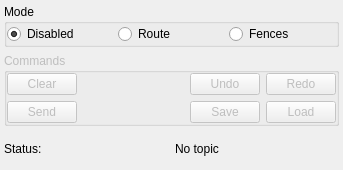
<?xml version="1.0" encoding="UTF-8"?>
<ui version="4.0">
 <class>grape_plan_route_config</class>
 <widget class="QWidget" name="grape_plan_route_config">
  <property name="geometry">
   <rect>
    <x>0</x>
    <y>0</y>
    <width>343</width>
    <height>170</height>
   </rect>
  </property>
  <property name="windowTitle">
   <string>Form</string>
  </property>
  <property name="styleSheet">
   <string notr="true"/>
  </property>
  <layout class="QVBoxLayout" name="verticalLayout">
   <property name="leftMargin">
    <number>4</number>
   </property>
   <property name="topMargin">
    <number>4</number>
   </property>
   <property name="rightMargin">
    <number>4</number>
   </property>
   <property name="bottomMargin">
    <number>4</number>
   </property>
   <item>
    <widget class="QGroupBox" name="groupBox">
     <property name="title">
      <string>Mode</string>
     </property>
     <layout class="QHBoxLayout" name="horizontalLayout_4">
      <property name="spacing">
       <number>4</number>
      </property>
      <property name="leftMargin">
       <number>0</number>
      </property>
      <property name="topMargin">
       <number>0</number>
      </property>
      <property name="rightMargin">
       <number>0</number>
      </property>
      <property name="bottomMargin">
       <number>0</number>
      </property>
      <item>
       <widget class="QRadioButton" name="radioDisabled">
        <property name="text">
         <string>Disabled</string>
        </property>
        <property name="checked">
         <bool>true</bool>
        </property>
       </widget>
      </item>
      <item>
       <widget class="QRadioButton" name="radioRoute">
        <property name="text">
         <string>Route</string>
        </property>
       </widget>
      </item>
      <item>
       <widget class="QRadioButton" name="radioFences">
        <property name="text">
         <string>Fences</string>
        </property>
       </widget>
      </item>
     </layout>
    </widget>
   </item>
   <item>
    <widget class="QGroupBox" name="groupCommands">
     <property name="enabled">
      <bool>false</bool>
     </property>
     <property name="title">
      <string>Commands</string>
     </property>
     <layout class="QVBoxLayout" name="verticalLayout_2">
      <property name="leftMargin">
       <number>0</number>
      </property>
      <property name="topMargin">
       <number>0</number>
      </property>
      <property name="rightMargin">
       <number>0</number>
      </property>
      <property name="bottomMargin">
       <number>0</number>
      </property>
      <item>
       <layout class="QHBoxLayout" name="horizontalLayout">
        <item>
         <widget class="QPushButton" name="clear">
          <property name="maximumSize">
           <size>
            <width>70</width>
            <height>16777215</height>
           </size>
          </property>
          <property name="text">
           <string>Clear</string>
          </property>
          <property name="icon">
           <iconset resource="../src/resources/grape_icons.qrc">
            <normaloff>:/grape/images/cancel.png</normaloff>:/grape/images/cancel.png</iconset>
          </property>
         </widget>
        </item>
        <item>
         <spacer name="horizontalSpacer">
          <property name="orientation">
           <enum>Qt::Horizontal</enum>
          </property>
          <property name="sizeHint" stdset="0">
           <size>
            <width>40</width>
            <height>20</height>
           </size>
          </property>
         </spacer>
        </item>
        <item>
         <widget class="QPushButton" name="pushButtonUndo">
          <property name="maximumSize">
           <size>
            <width>70</width>
            <height>16777215</height>
           </size>
          </property>
          <property name="text">
           <string>Undo</string>
          </property>
          <property name="icon">
           <iconset resource="../src/resources/grape_icons.qrc">
            <normaloff>:/grape/images/undo.png</normaloff>:/grape/images/undo.png</iconset>
          </property>
         </widget>
        </item>
        <item>
         <widget class="QPushButton" name="pushButtonRedo">
          <property name="maximumSize">
           <size>
            <width>70</width>
            <height>16777215</height>
           </size>
          </property>
          <property name="text">
           <string>Redo</string>
          </property>
          <property name="icon">
           <iconset resource="../src/resources/grape_icons.qrc">
            <normaloff>:/grape/images/redo.png</normaloff>:/grape/images/redo.png</iconset>
          </property>
         </widget>
        </item>
       </layout>
      </item>
      <item>
       <layout class="QHBoxLayout" name="horizontalLayout_3">
        <property name="topMargin">
         <number>0</number>
        </property>
        <item>
         <widget class="QPushButton" name="pushButtonSend">
          <property name="maximumSize">
           <size>
            <width>70</width>
            <height>16777215</height>
           </size>
          </property>
          <property name="text">
           <string>Send</string>
          </property>
          <property name="icon">
           <iconset resource="../src/resources/grape_icons.qrc">
            <normaloff>:/grape/images/online.png</normaloff>:/grape/images/online.png</iconset>
          </property>
         </widget>
        </item>
        <item>
         <spacer name="horizontalSpacer_2">
          <property name="orientation">
           <enum>Qt::Horizontal</enum>
          </property>
          <property name="sizeHint" stdset="0">
           <size>
            <width>40</width>
            <height>20</height>
           </size>
          </property>
         </spacer>
        </item>
        <item>
         <widget class="QPushButton" name="pushButtonSave">
          <property name="maximumSize">
           <size>
            <width>70</width>
            <height>16777215</height>
           </size>
          </property>
          <property name="text">
           <string>Save</string>
          </property>
          <property name="icon">
           <iconset resource="../src/resources/grape_icons.qrc">
            <normaloff>:/grape/images/save.png</normaloff>:/grape/images/save.png</iconset>
          </property>
         </widget>
        </item>
        <item>
         <widget class="QPushButton" name="pushButtonLoad">
          <property name="maximumSize">
           <size>
            <width>70</width>
            <height>16777215</height>
           </size>
          </property>
          <property name="text">
           <string>Load</string>
          </property>
          <property name="icon">
           <iconset>
            <normaloff>../src/resources/folder.png</normaloff>../src/resources/folder.png</iconset>
          </property>
         </widget>
        </item>
       </layout>
      </item>
     </layout>
    </widget>
   </item>
   <item>
    <layout class="QHBoxLayout" name="horizontalLayout_2">
     <item>
      <widget class="QLabel" name="label_2">
       <property name="font">
        <font/>
       </property>
       <property name="text">
        <string>Status:</string>
       </property>
      </widget>
     </item>
     <item>
      <widget class="QLabel" name="status">
       <property name="font">
        <font/>
       </property>
       <property name="styleSheet">
        <string notr="true"/>
       </property>
       <property name="text">
        <string>No topic</string>
       </property>
       <property name="wordWrap">
        <bool>true</bool>
       </property>
      </widget>
     </item>
    </layout>
   </item>
  </layout>
 </widget>
 <resources>
  <include location="../src/resources/grape_icons.qrc"/>
 </resources>
 <connections/>
 <slots>
  <slot>SelectColor()</slot>
  <slot>SelectTopic()</slot>
  <slot>TopicEdited()</slot>
  <slot>PositionToleranceChanged(double)</slot>
  <slot>AngleToleranceChanged(double)</slot>
 </slots>
</ui>
